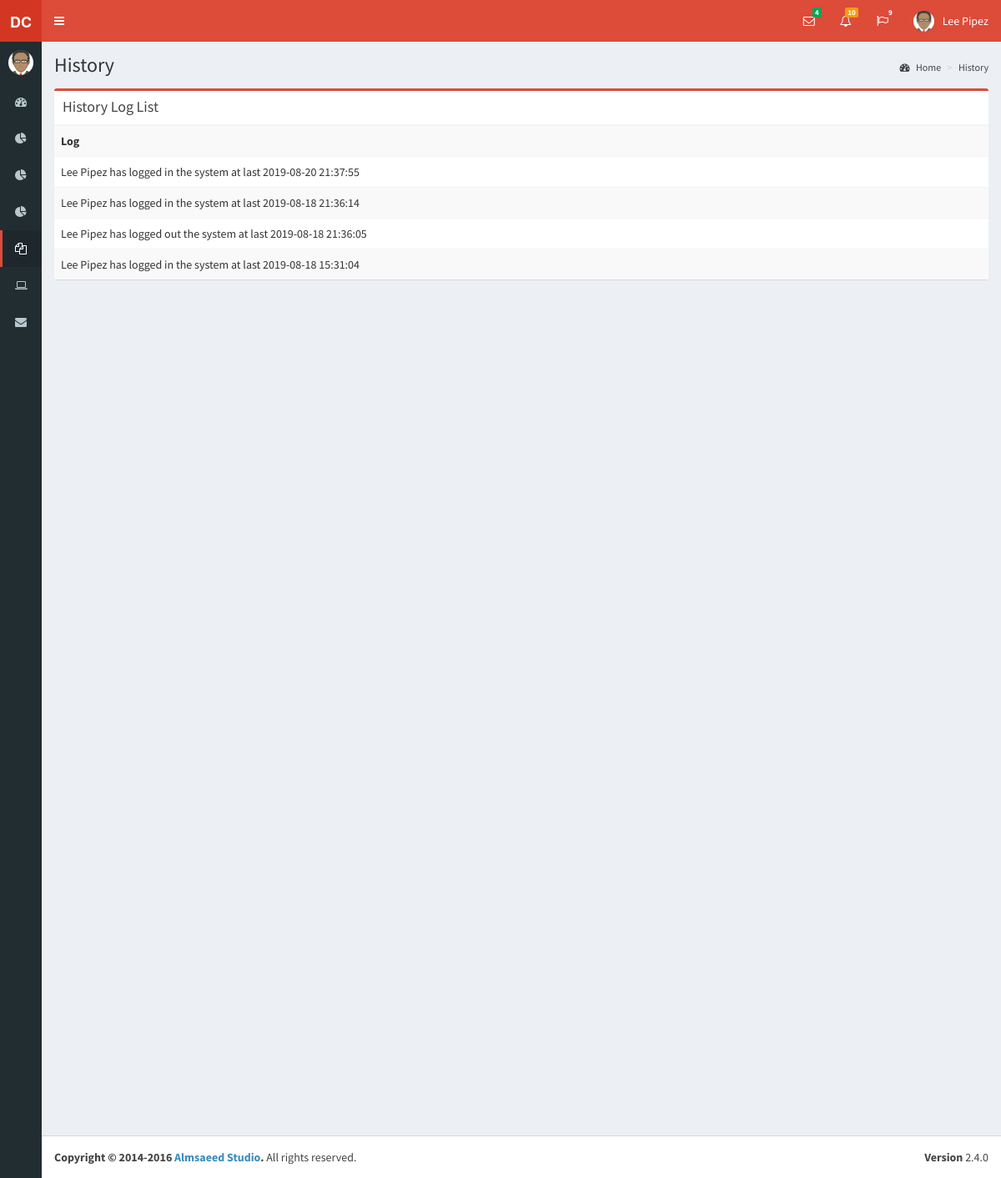
Page /pages/history.php (signed in) on the earlier database version.
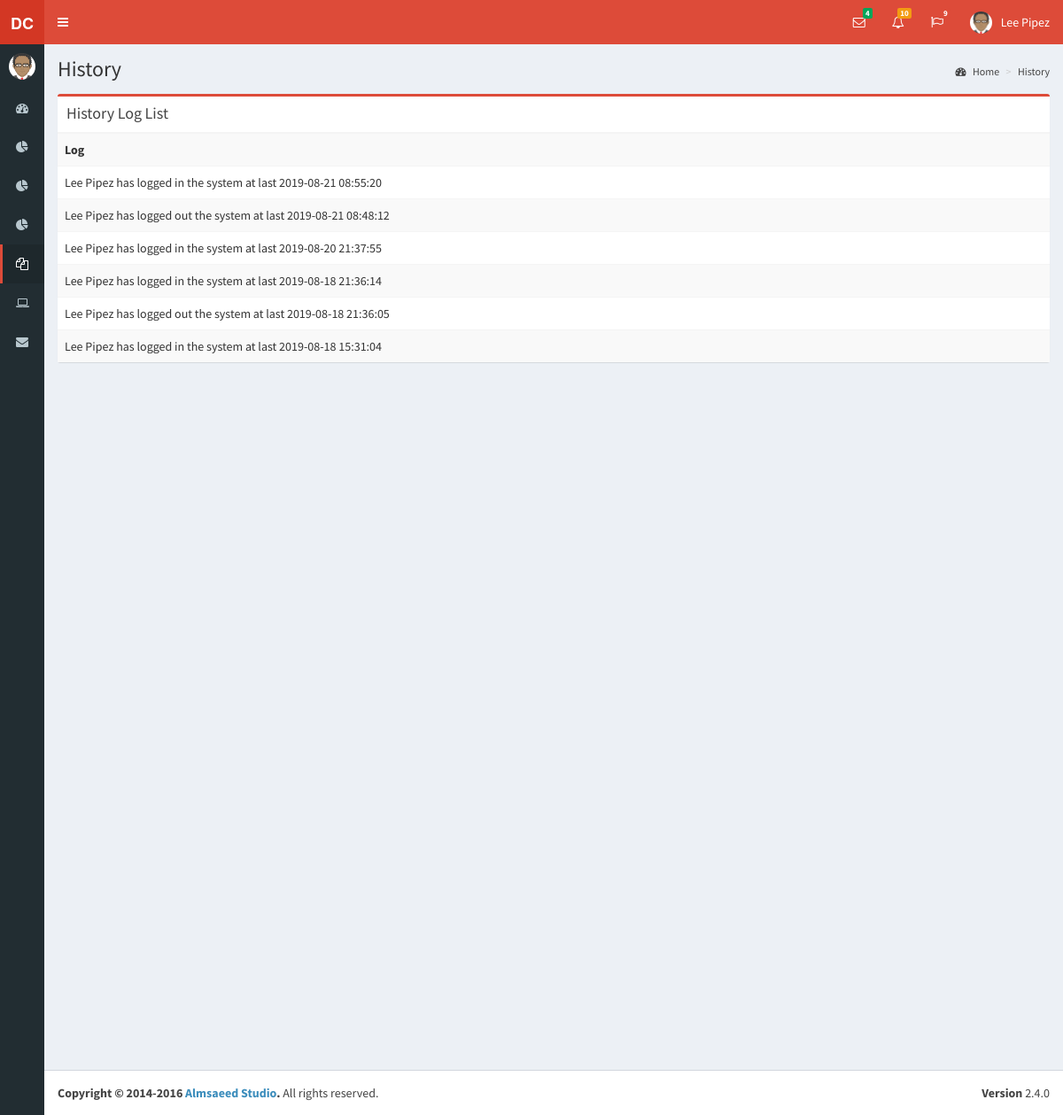
Same page on the later database version.
### tables this page shows
CREATE TABLE `history_log` (
  `history_log_id` int(11) NOT NULL,
  `user_id` int(11) NOT NULL,
  `action` varchar(500) NOT NULL,
  `date` datetime NOT NULL
);

CREATE TABLE `user` (
  `user_id` int(11) NOT NULL,
  `name` varchar(30) NOT NULL,
  `username` varchar(30) NOT NULL,
  `password` varchar(100) NOT NULL,
  `type` varchar(30) NOT NULL
);

### pages/history.php (the view, shortened to what this page needs)
<!DOCTYPE html>
<html>
<?php include "../dist/includes/head.php";?>
<body class="hold-transition skin-red sidebar-collapse sidebar-mini">
<div class="wrapper">
  <?php include "../dist/includes/header.php";?>
  <?php include "../dist/includes/aside.php";?>
  <div class="content-wrapper">
    <section class="content-header">
      <h1>
        History
      </h1>
      <ol class="breadcrumb">
        <li><a href="#"><i class="fa fa-dashboard"></i> Home</a></li>
        <li><a href="#">History</a></li>
      </ol>
    </section>
    <section class="content">
      <div class="row">
        <div class="col-md-12">
          <div class="box box-danger">
            <div class="box-header with-border">
              <h3 class="box-title">History Log List</h3>
            </div>
            <table class="table table-striped">
                <tbody>
                <tr>
                  <th>Log</th>
                </tr>
      <?php
       include('../dist/includes/dbcon.php');
        $query=mysqli_query($con,"select * from history_log natural join user order by date DESC")or die(mysqli_error());
          while($row=mysqli_fetch_array($query)){
      ?>
                <tr>
                  <td><?php echo $row['name']." ".$row['action']." last ".$row['date'];?></td>
                </tr>
                <div id="update<?php echo $row['prod_id'];?>" class="modal fade in" tabindex="-1" role="dialog" aria-labelledby="myModalLabel" aria-hidden="true" style="display: none;">
      <?php }?>
              </tbody></table>
          </div>
        </div>
    </div>
    </section>
  </div>
  <footer class="main-footer">
    <div class="pull-right hidden-xs">
      <b>Version</b> 2.4.0
    </div>
    <strong>Copyright &copy; 2014-2016 <a href="https://adminlte.io">Almsaeed Studio</a>.</strong> All rights
    reserved.
  </footer>
</div>
</body>
</html>

### dist/includes/head.php (shortened to what this page needs)
<head>
  <link rel="stylesheet" href="../bower_components/bootstrap/dist/css/bootstrap.min.css">
  <link rel="stylesheet" href="../bower_components/font-awesome/css/font-awesome.min.css">
  <link rel="stylesheet" href="../bower_components/Ionicons/css/ionicons.min.css">
  <link rel="stylesheet" href="../dist/css/AdminLTE.min.css">
  <link rel="stylesheet" href="../dist/css/skins/_all-skins.min.css">
</head>

### dist/includes/header.php (shortened to what this page needs)
<header class="main-header">
    <a href="../../index2.html" class="logo">
      <span class="logo-mini"><b>DC</b></span>
    </a>
    <nav class="navbar navbar-static-top">
      <a href="#" class="sidebar-toggle" data-toggle="push-menu" role="button">
      </a>
      <div class="navbar-custom-menu">
        <ul class="nav navbar-nav">
          <li class="dropdown messages-menu">
            <a href="#" class="dropdown-toggle" data-toggle="dropdown">
              <i class="fa fa-envelope-o"></i>
              <span class="label label-success">4</span>
            </a>
          </li>
          <li class="dropdown notifications-menu">
            <a href="#" class="dropdown-toggle" data-toggle="dropdown">
              <i class="fa fa-bell-o"></i>
              <span class="label label-warning">10</span>
            </a>
          </li>
          <li class="dropdown tasks-menu">
            <a href="#" class="dropdown-toggle" data-toggle="dropdown">
              <i class="fa fa-flag-o"></i>
              <span class="label label-danger">9</span>
            </a>
          </li>
          <li class="dropdown user user-menu">
            <a href="#" class="dropdown-toggle" data-toggle="dropdown">
              <img src="../dist/img/avatar.png" class="user-image" alt="User Image">
              <span class="hidden-xs"><?php echo $_SESSION['name'];?></span>
            </a>
          </li>
        </ul>
      </div>
    </nav>
  </header>

### dist/includes/aside.php (shortened to what this page needs)
<aside class="main-sidebar">
    <section class="sidebar">
      <div class="user-panel">
        <div class="pull-left image">
          <img src="../dist/img/avatar.png" class="img-circle" alt="User Image">
        </div>
      </div>
      <ul class="sidebar-menu" data-widget="tree">
        <li class="treeview">
          <a href="index.php">
            <i class="fa fa-dashboard"></i> <span>Dashboard</span>
          </a>
        </li>
        <li class="treeview">
          <a href="#">
            <i class="fa fa-pie-chart"></i>
          </a>
        </li>
        <li class="treeview">
          <a href="#">
            <i class="fa fa-pie-chart"></i>
          </a>
        </li>
        <li class="treeview">
          <a href="#">
            <i class="fa fa-pie-chart"></i>
          </a>
        </li>
        <li class="treeview active">
          <a href="#">
            <i class="fa fa-files-o"></i>
          </a>
        </li>
        <li class="treeview">
          <a href="#">
            <i class="fa fa-laptop"></i>
          </a>
        </li>
        <li>
          <a href="history.php">
            <i class="fa fa-envelope"></i> <span>History Log</span>
          </a>
        </li>
    </section>
  </aside>

Differences in the rows shown:
added history_log: user.name "Lee Pipez", action "has logged in the system at", date "2019-08-21 08:55:20"
added history_log: user.name "Lee Pipez", action "has logged out the system at", date "2019-08-21 08:48:12"
